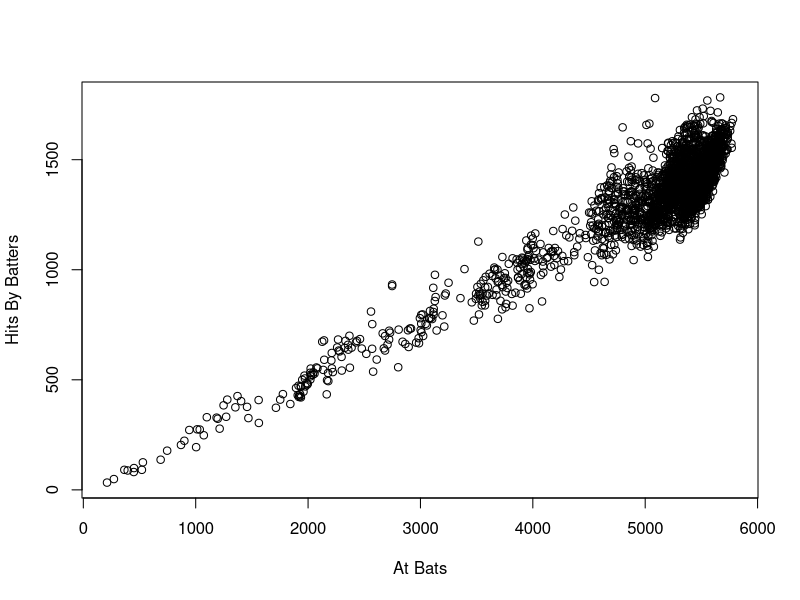
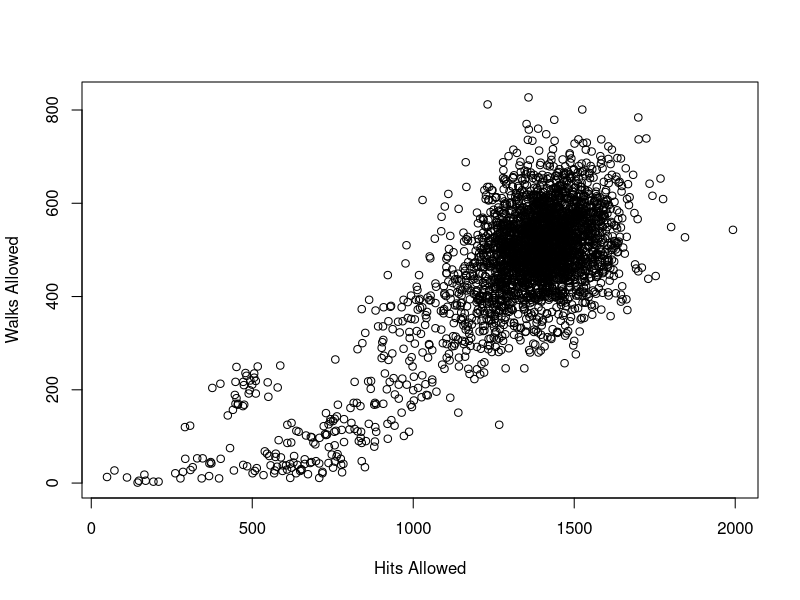

Here is the R script that generated these plots, in order:
data_set <- read.csv("Baseball_Databank_Teams_1871_2023_Modded.csv")

# 1. Covariance matrices
cov_matrix <- cov(data_set[, c("R", "E", "HR", "RA", "SOA")])
print(cov_matrix)

# 2. Scatter plots
plot(data_set[["AB"]], data_set[["H"]],
	xlab="At Bats",
	ylab="Hits By Batters")
plot(data_set[["HA"]], data_set[["BBA"]],
	xlab="Hits Allowed",
	ylab="Walks Allowed")

# 3. Histograms


# 4. Box plots


# 5. Supervised scatter plots


# 6. Density plots


# 7. Table of all teams who won World Series


# 8. New dataset


# 9. Decision tree models